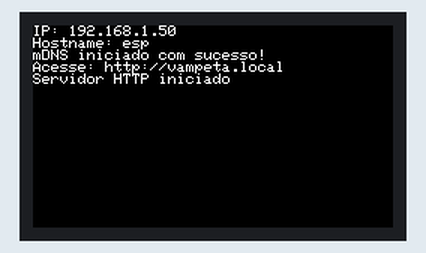
Bench run of a sketch on a simulated ESP32-S3. Parts: 240×135 colour display. WiFi joins after 1.5 s; servers stay silent unless stated.

Above: at 1.7 s.

The sketch:

mdns1.ino
```cpp
#include <M5Cardputer.h>
#include <WiFi.h>
#include <ESPmDNS.h>
#include <WebServer.h>

WebServer server(80);

void handleRoot() {
    server.send(200, "text/html", "Vampeta");
}

void setup() {
    M5Cardputer.begin();

    WiFi.begin("jose", "04092023");
    while (WiFi.status() != WL_CONNECTED) {
        delay(500);
    }

    M5Cardputer.Display.print("IP: ");
    M5Cardputer.Display.println(WiFi.localIP());
    M5Cardputer.Display.print("Hostname: ");
    M5Cardputer.Display.println(WiFi.getHostname());

    if (MDNS.begin("vampeta")) {
        M5Cardputer.Display.println("mDNS iniciado com sucesso!");
        M5Cardputer.Display.print("Acesse: http://");
        M5Cardputer.Display.print("vampeta");
        M5Cardputer.Display.println(".local");
    } else {
        M5Cardputer.Display.println("Erro ao iniciar mDNS");
    }

    server.on("/", handleRoot);
    server.begin();
    M5Cardputer.Display.println("Servidor HTTP iniciado");
}

void loop() {
    server.handleClient();
}
```
